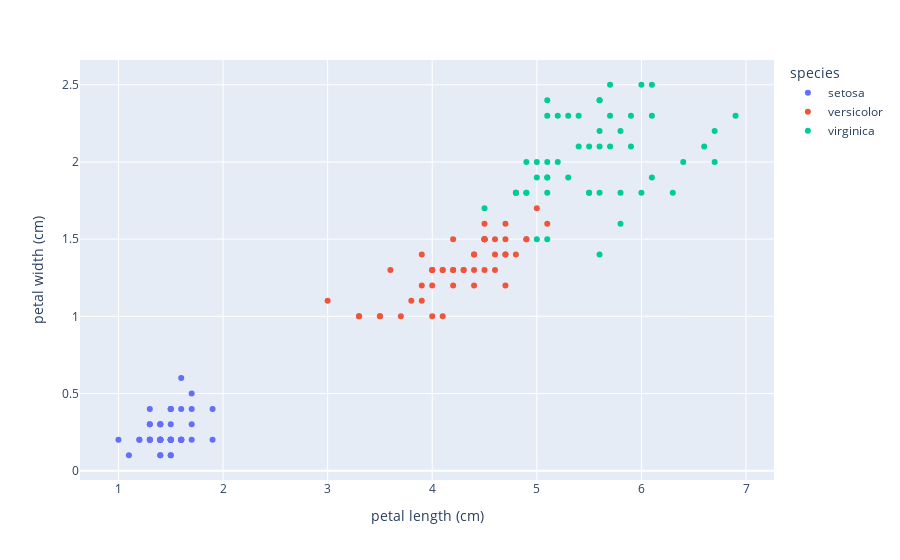

Notebook code cell kept with this figure:
### Markdown cell above
#### Interactive Plotly Charts

### Code cell
# Interactive scatter plot example
fig = px.scatter(df, x='petal length (cm)', y='petal width (cm)', color='species', hover_data=df.columns)
fig.show()

### Figure 1 — Plotly figure (JSON) as saved in the notebook; plotly's stock layout.template omitted (floating-point values rounded to 4 significant figures; data arrays with more than 128 entries replaced by an {"elided": "..."} marker saying what was removed)
{"data": [{"customdata": {"elided": "50x4 mixed values"}, "hovertemplate": "species=%{customdata[2]}<br>petal length (cm)=%{x}<br>petal width (cm)=%{y}<br>sepal length (cm)=%{customdata[0]}<br>sepal width (cm)=%{customdata[1]}<br>species_color=%{customdata[3]}<extra></extra>", "legendgroup": "setosa", "marker": {"color": "#636efa", "symbol": "circle"}, "mode": "markers", "name": "setosa", "orientation": "v", "showlegend": true, "type": "scatter", "x": [1.4, 1.4, 1.3, 1.5, 1.4, 1.7, 1.4, 1.5, 1.4, 1.5, 1.5, 1.6, 1.4, 1.1, 1.2, 1.5, 1.3, 1.4, 1.7, 1.5, 1.7, 1.5, 1, 1.7, 1.9, 1.6, 1.6, 1.5, 1.4, 1.6, 1.6, 1.5, 1.5, 1.4, 1.5, 1.2, 1.3, 1.4, 1.3, 1.5, 1.3, 1.3, 1.3, 1.6, 1.9, 1.4, 1.6, 1.4, 1.5, 1.4], "xaxis": "x", "y": [0.2, 0.2, 0.2, 0.2, 0.2, 0.4, 0.3, 0.2, 0.2, 0.1, 0.2, 0.2, 0.1, 0.1, 0.2, 0.4, 0.4, 0.3, 0.3, 0.3, 0.2, 0.4, 0.2, 0.5, 0.2, 0.2, 0.4, 0.2, 0.2, 0.2, 0.2, 0.4, 0.1, 0.2, 0.2, 0.2, 0.2, 0.1, 0.2, 0.2, 0.3, 0.3, 0.2, 0.6, 0.4, 0.3, 0.2, 0.2, 0.2, 0.2], "yaxis": "y"}, {"customdata": {"elided": "50x4 mixed values"}, "hovertemplate": "species=%{customdata[2]}<br>petal length (cm)=%{x}<br>petal width (cm)=%{y}<br>sepal length (cm)=%{customdata[0]}<br>sepal width (cm)=%{customdata[1]}<br>species_color=%{customdata[3]}<extra></extra>", "legendgroup": "versicolor", "marker": {"color": "#EF553B", "symbol": "circle"}, "mode": "markers", "name": "versicolor", "orientation": "v", "showlegend": true, "type": "scatter", "x": [4.7, 4.5, 4.9, 4, 4.6, 4.5, 4.7, 3.3, 4.6, 3.9, 3.5, 4.2, 4, 4.7, 3.6, 4.4, 4.5, 4.1, 4.5, 3.9, 4.8, 4, 4.9, 4.7, 4.3, 4.4, 4.8, 5, 4.5, 3.5, 3.8, 3.7, 3.9, 5.1, 4.5, 4.5, 4.7, 4.4, 4.1, 4, 4.4, 4.6, 4, 3.3, 4.2, 4.2, 4.2, 4.3, 3, 4.1], "xaxis": "x", "y": [1.4, 1.5, 1.5, 1.3, 1.5, 1.3, 1.6, 1, 1.3, 1.4, 1, 1.5, 1, 1.4, 1.3, 1.4, 1.5, 1, 1.5, 1.1, 1.8, 1.3, 1.5, 1.2, 1.3, 1.4, 1.4, 1.7, 1.5, 1, 1.1, 1, 1.2, 1.6, 1.5, 1.6, 1.5, 1.3, 1.3, 1.3, 1.2, 1.4, 1.2, 1, 1.3, 1.2, 1.3, 1.3, 1.1, 1.3], "yaxis": "y"}, {"customdata": {"elided": "50x4 mixed values"}, "hovertemplate": "species=%{customdata[2]}<br>petal length (cm)=%{x}<br>petal width (cm)=%{y}<br>sepal length (cm)=%{customdata[0]}<br>sepal width (cm)=%{customdata[1]}<br>species_color=%{customdata[3]}<extra></extra>", "legendgroup": "virginica", "marker": {"color": "#00cc96", "symbol": "circle"}, "mode": "markers", "name": "virginica", "orientation": "v", "showlegend": true, "type": "scatter", "x": [6, 5.1, 5.9, 5.6, 5.8, 6.6, 4.5, 6.3, 5.8, 6.1, 5.1, 5.3, 5.5, 5, 5.1, 5.3, 5.5, 6.7, 6.9, 5, 5.7, 4.9, 6.7, 4.9, 5.7, 6, 4.8, 4.9, 5.6, 5.8, 6.1, 6.4, 5.6, 5.1, 5.6, 6.1, 5.6, 5.5, 4.8, 5.4, 5.6, 5.1, 5.1, 5.9, 5.7, 5.2, 5, 5.2, 5.4, 5.1], "xaxis": "x", "y": [2.5, 1.9, 2.1, 1.8, 2.2, 2.1, 1.7, 1.8, 1.8, 2.5, 2, 1.9, 2.1, 2, 2.4, 2.3, 1.8, 2.2, 2.3, 1.5, 2.3, 2, 2, 1.8, 2.1, 1.8, 1.8, 1.8, 2.1, 1.6, 1.9, 2, 2.2, 1.5, 1.4, 2.3, 2.4, 1.8, 1.8, 2.1, 2.4, 2.3, 1.9, 2.3, 2.5, 2.3, 1.9, 2, 2.3, 1.8], "yaxis": "y"}], "layout": {"legend": {"title": {"text": "species"}, "tracegroupgap": 0}, "margin": {"t": 60}, "xaxis": {"anchor": "y", "domain": [0, 1], "title": {"text": "petal length (cm)"}}, "yaxis": {"anchor": "x", "domain": [0, 1], "title": {"text": "petal width (cm)"}}}}
